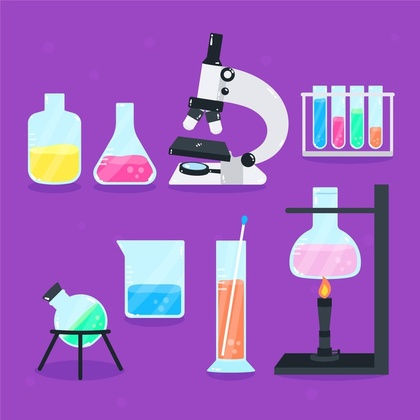
%> input picture chemis.jpg, 420 x 420 px, shrunk from 626 x 626 before the run
$ octave filtropasaaltas.m   (GNU Octave 9; MATLAB toolbox functions it lacks are replaced by stand-ins)
%> lines starting %> are read from the running program, lines starting %| are printed output that depends on the picture
%> the answer given: 3
%> further down, imagen is the input picture: size 420x420x3 uint8; mean R, G, B 157.2, 97.3, 192.4
### color2gris.m
function [gris] = color2gris(color)
color=double(color);
[f,c,capas]=size(color);
%> f = 420; c = 420; capas = 3
    if capas==3
            for i=1:f
                for j=1:c
                    R=color(i,j,1);
                    G=color(i,j,2);
                    B=color(i,j,3);
                    gris(i,j)=0.299*R+0.587*G+0.114*B;
                end
            end
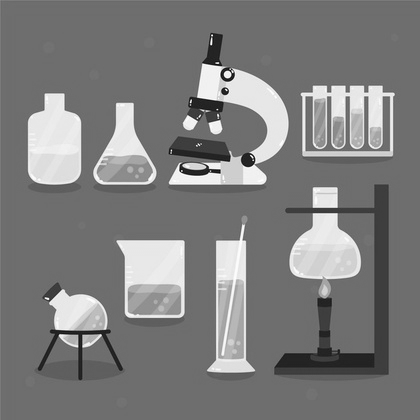
%> gris: size 420x420 double; min 8.83, max 255, mean 126.1
    else
        disp('la imagen ya está en escala de grises');
        gris=color;
     end
end

### filtropasaaltas.m

%nombre=input('Ingrese el nombre de la imagen con su extensi髇:','s');
n=input('Ingrese la m醩cara (n鷐ero impar) = ');

%imagen=imread(nombre);
imagen=imread('chemis.jpg');
gris=color2gris(imagen);
subplot(1,2,1),imshow(gris/255),title('Imagen original')

[a,b]=size(gris);
%> a = 420; b = 420
limite=floor(n/2);
start=ceil(n/2);
filtropa=zeros(a-2*limite,b-2*limite);
mask=-(1/n^2)*ones(n);
mask(start,start)=(1/n^2)*(n^2-1);


for i=start:a-start
        for j=start:b-start
            vecindad=mask.*gris(i-limite:i+limite,j-limite:j+limite);
            filtropa(i-start+1,j-start+1)=floor(sum(vecindad(:)));
        end
    end
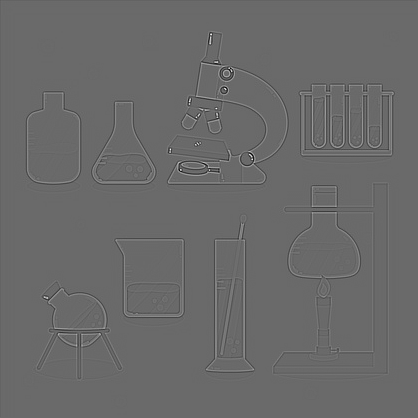
%> filtropa: size 418x418 double; min -111, max 155, mean -0.3; drawn with min black and max white

str=sprintf('Filtro pasa altas de orden %d',n);
subplot(1,2,2),imshow(filtropa/255),title(str)
%> after `imshow(filtropa/255)`:
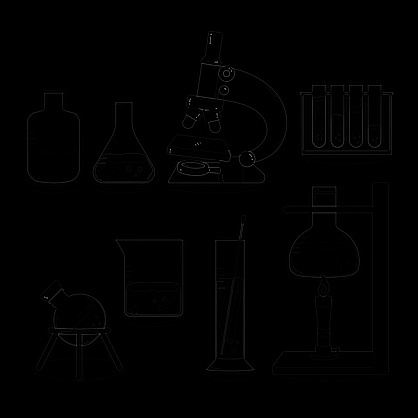
%> displayed picture: size 418x418, on the screen's scale of 0 to 255; min 0, max 155, mean 1.1
